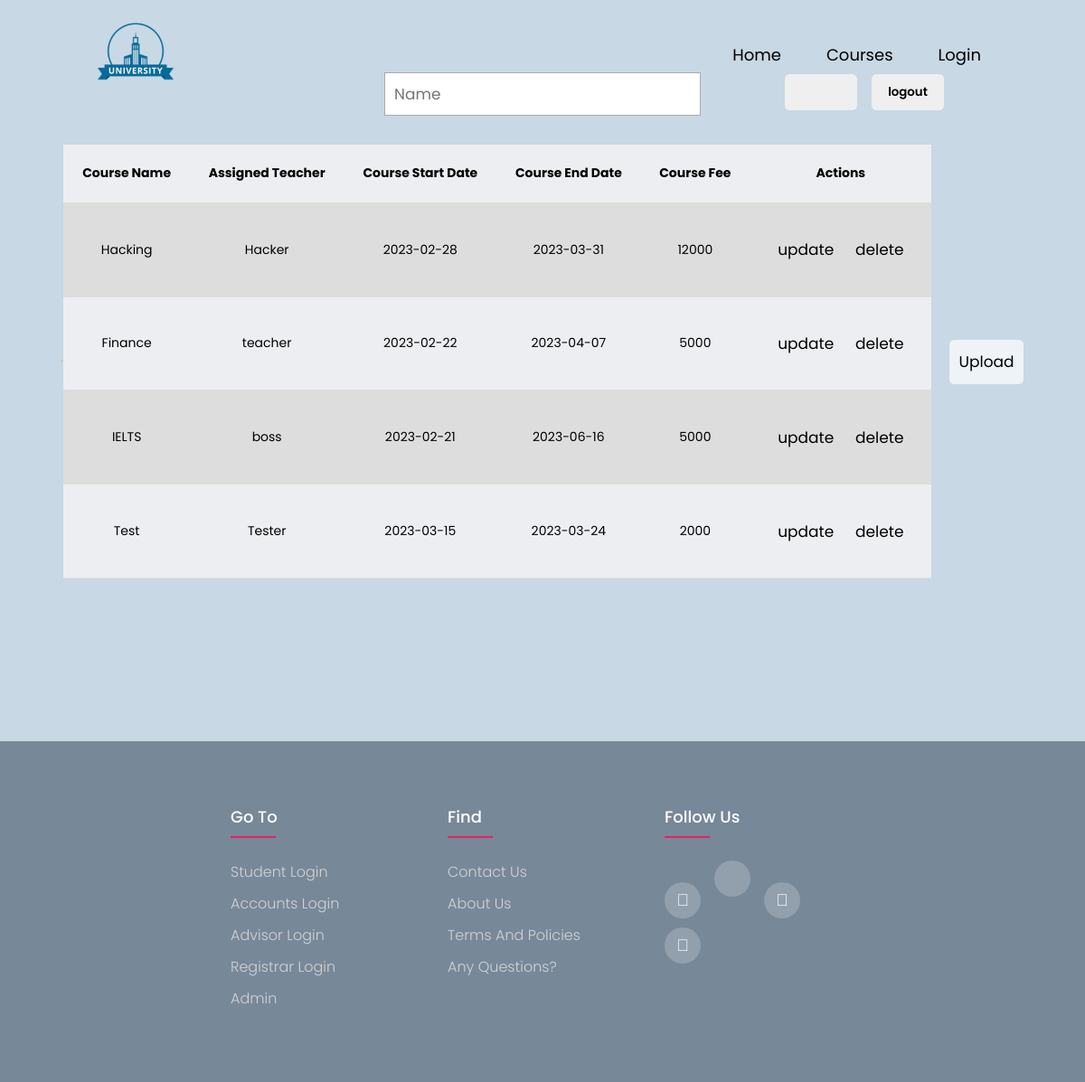
The app's page /admin/admindashboard.php with its own data.
### tables this page shows
CREATE TABLE `courses` (
  `courID` int(11) NOT NULL,
  `courName` varchar(255) NOT NULL,
  `courDetails` varchar(255) NOT NULL,
  `courPic` varchar(255) NOT NULL,
  `courTeacher` varchar(255) NOT NULL,
  `courStarts` date NOT NULL,
  `courEnds` date NOT NULL,
  `courSchedule` varchar(255) NOT NULL,
  `courseFees` int(11) NOT NULL
);

### includes/dbConfig.php (called while the page is built, shortened)
<?php
$courses = 'courses';

### admin/admindashboard.php (the view, shortened to what this page needs)
<?php
include "../includes/header.php";
include "../includes/dbConfig.php";
?>
<?php
$fetchsql = "SELECT * FROM $courses";
$result = $mysqli->query($fetchsql) or die($mysqli->error);
?>
<div class="container">
    <div class="btn-section">
        <div class="username-btn"><button onclick="gotoadmindash()">
            </button></div>
        <a href="/coursereg/logout.php">
            <div class="logout-btn"><button>logout</button></div>
        </a>
    </div>
    <hr>
    <input type="text" id="myInput" onkeyup='tableSearch()' placeholder="Name">
    <table class="table" id="myTable" data-filter-control="true" data-show-search-clear-button="true">
        <tr>
            <th>Course Name</th>
            <th>Assigned Teacher</th>
            <th>Course Start Date</th>
            <th>Course End Date</th>
            <th>Course Fee</th>
            <th>Actions</th>
        </tr>
        <?php while ($data = $result->fetch_assoc()) { ?>
            <tr>
                <td>
                    <?= $data['courName'] ?>
                </td>
                <td>
                    <?= $data['courTeacher'] ?>
                </td>
                <td>
                    <?= $data['courStarts'] ?>
                </td>
                <td>
                    <?= $data['courEnds'] ?>
                </td>
                <td>
                    <?= $data['courseFees'] ?>
                </td>
                <td><a href="/coursereg/admin/updatecourse.php?course=<?= $data['courID'] ?>"><input type="button"
                            class="table-btn" value="update"></a>
                    <input type="button" class="delete-btn" value="delete">
                </td>
            </tr>
        <?php } ?>
    </table>
    <input type="submit" name="submitbtn" value="Upload" class="login-btn2" >
</div>
<?php
include "../includes/footer.php";
?>

### includes/header.php (shortened to what this page needs)
<!DOCTYPE html>
<html lang="en">
<head>
    <link rel="stylesheet" href="/coursereg/css/style.css">
    <link rel="stylesheet" type="text/css">
    <link rel="stylesheet" href="https://unicons.iconscout.com/release/v4.0.0/css/line.css">
</head>
<body>
    <header>
        <a href="#" class="logo"><img src="/coursereg/media/images/logo.png" class="nav-logo"></a>
        <ul>
            <li><a href="/coursereg/index.php">Home</a></li>
            <li><a href="/coursereg/courses/courses.php">Courses</a></li>
            <li><a href="/coursereg/login.php" target="_blank">Login</a></li>
        </ul>
    </header>

### includes/footer.php (shortened to what this page needs)
</body>
<footer class="footer">
	<div class="foot-container">
		<div class="row">
			<div class="footer-col">
				<h4>Go to</h4>
				<ul>
					<li><a href="/coursereg/students/stuLogin.php">Student Login</a></li>
					<li><a href="/coursereg/accdept/accLogin.php">Accounts Login</a></li>
					<li><a href="/coursereg/advisordept/advLogin.php">Advisor Login</a></li>
					<li><a href="/coursereg/registerdept/regLogin.php">Registrar Login</a></li>
					<li><a href="/coursereg/admin/adminlogin.php">Admin</a></li>
				</ul>
			</div>
			<div class="footer-col">
				<h4>Find</h4>
				<ul>
					<li><a href="#">Contact Us</a></li>
					<li><a href="#">About Us</a></li>
					<li><a href="#">Terms and Policies</a></li>
					<li><a href="#">Any questions?</a></li>
				</ul>
			</div>
			<div class="footer-col">
				<h4>follow us</h4>
				<div class="social-links">
					<a href="#"><i class="fa-solid fa-facebook"></i></i></a>
					<a href="#"><i class="fa-brand fa-twitter"></i></a>
					<a href="#"><i class="fab fa-instagram"></i></a>
					<a href="#"><i class="fab fa-linkedin-in"></i></a>
				</div>
			</div>
		</div>
	</div>
</footer>
</html>

### css/style.css (style rules this page uses)
* { margin: 0; padding: 0; box-sizing: border-box; max-width: 100%; font-family: "Poppins", sans-serif !important; }
body { background: #c8d8e4; }
header { position: fixed; top: 0; left: 0; width: 100%; height: 15vh; padding: 30px 100px; display: flex; justify-content: space-between; align-items: center; z-index: 999; }
.nav-logo { width: 100px; }
header ul { display: flex; justify-content: center; align-items: center; }
header ul li { list-style: none; margin-left: 20px; }
header ul li a { text-decoration: none; padding: 6px 15px; color: black; border-radius: 20px; }
.foot-container { max-width: 1170px; margin: auto; }
.row { display: flex; flex-wrap: wrap; }
.footer { background-color: lightslategray; padding: 70px 0; padding-left: 30vh; margin-top: 20px; position: relative; bottom: 0; }
.footer-col { width: 25%; padding: 0 15px; }
.footer-col h4 { font-size: 18px; color: #ffffff; text-transform: capitalize; margin-bottom: 35px; font-weight: 500; position: relative; }
.footer-col h4::before { content: ""; position: absolute; left: 0; bottom: -10px; background-color: #e91e63; height: 2px; box-sizing: border-box; width: 50px; }
.footer-col ul li:not(:last-child) { margin-bottom: 10px; }
.footer-col ul li { margin-bottom: 10px; list-style: none; }
.footer-col ul li a { font-size: 16px; text-transform: capitalize; color: #ffffff; text-decoration: none; font-weight: 300; color: lightgrey; display: block; transition: all 0.3s ease; }
.footer-col .social-links a { display: inline-block; height: 40px; width: 40px; background-color: rgba(255, 255, 255, 0.2); margin: 0 10px 10px 0; text-align: center; line-height: 40px; border-radius: 50%; color: #ffffff; transition: all 0.5s ease; }
.container { min-height: 100vh; margin: 0 auto; position: relative; background: #c8d8e4; display: flex; justify-content: center; align-items: center; }
.login-btn2 { max-width: 120%; background-color: rgba(255, 255, 255, 0.7); border: none; outline: none; height: 49px; border-radius: 0.3rem; color: #fff; margin: 10px 0; cursor: pointer; transition: 0.5s; color: black; position: relative; font-family: "Poppins", sans-serif !important; margin-left: 20px; }
input { padding: 10px; font-size: 17px; font-family: Raleway; border: 1px solid #aaaaaa; }
table { height: 60vh; width: 80%; border-collapse: collapse; }
th, td { border-bottom: 1px solid #dddddd; padding: 10px 20px; font-size: 14px; text-align: center; }
tr:nth-child(even) { background-color: #dddddd; }
tr:nth-child(odd) { background-color: #edeef1; }
.table-btn { background: transparent; min-width: 65px; border: none; outline: none; min-height: 39px; border-radius: 0.3rem; cursor: pointer; transition: 0.5s; font-family: "Poppins", serif; }
.delete-btn { background: transparent; min-width: 65px; border: none; outline: none; min-height: 39px; border-radius: 0.3rem; cursor: pointer; transition: 0.5s; font-family: "Poppins", serif; }
#myInput { position: absolute; top: 10%; }
.logout-btn button { width: 80px; border: none; outline: none; height: 40px; border-radius: 0.3rem; font-weight: 600; margin: 10px 0; cursor: pointer; transition: 0.2s; position: absolute; top: 6vw; right: 13vw; z-index: 1000; }
.username-btn button { min-width: 80px; border: none; outline: none; height: 40px; border-radius: 0.3rem; font-weight: 600; margin: 10px 0; cursor: pointer; transition: 0.2s; position: absolute; right: 21vw; top: 6vw; z-index: 1000; }
@media (min-width: 765px) and (max-width: 1200px) { html { font-size: 18px; } }

### records on screen
courses: courName "Hacking", courTeacher "Hacker", courStarts "2023-02-28", courEnds "2023-03-31", courseFees "12000"
courses: courName "Finance", courTeacher "teacher", courStarts "2023-02-22", courEnds "2023-04-07", courseFees "5000"
courses: courName "IELTS", courTeacher "boss", courStarts "2023-02-21", courEnds "2023-06-16", courseFees "5000"
courses: courName "Test", courTeacher "Tester", courStarts "2023-03-15", courEnds "2023-03-24", courseFees "2000"
